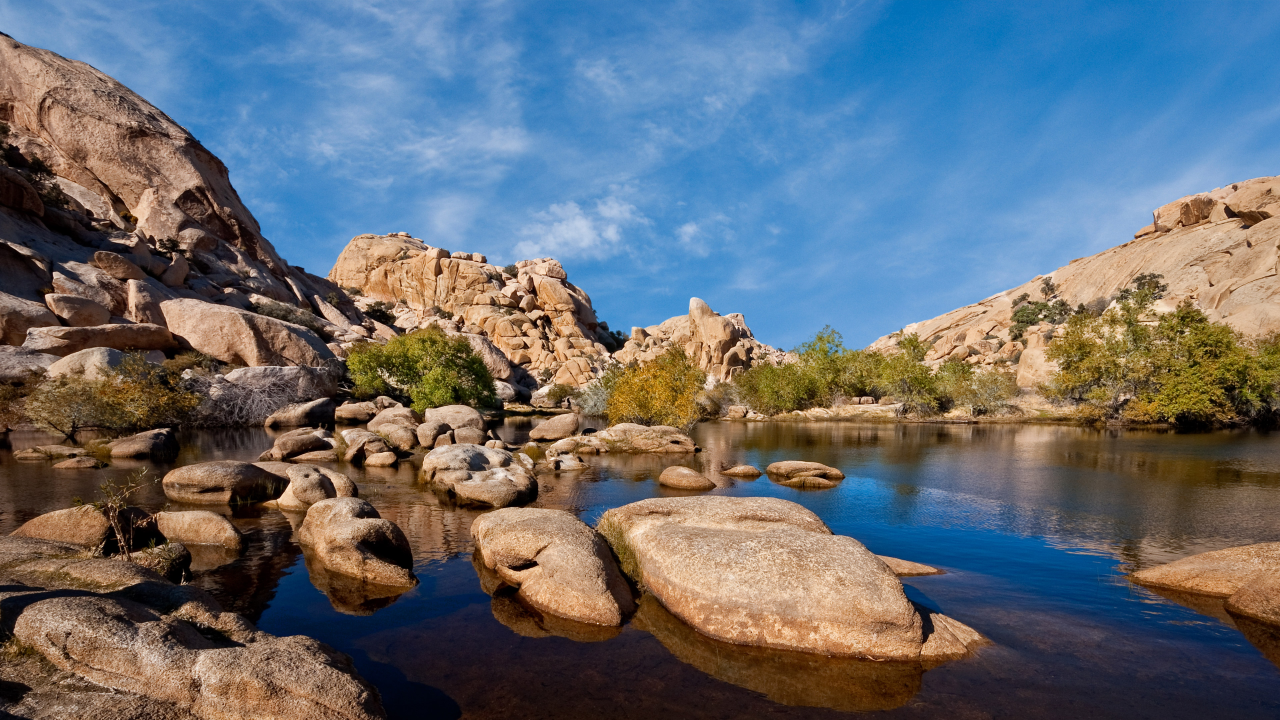
#> input picture 134256573812053395.jpg, 3840 x 2160 px (shown at 1/3 size)
$ python 46.py
#> lines starting #> are read from the running program, lines starting #| are printed output that depends on the picture; after the words box and inside, x2 and y2 are one past the last pixel; in counts of white or black regions, pixels touching at a corner belong together
import cv2

image = cv2.imread("134256573812053395.jpg")
#> image is the input picture: shape (2160, 3840, 3); mean B, G, R 115.2, 107.9, 101.9

image = cv2.resize(image, (800, 450))
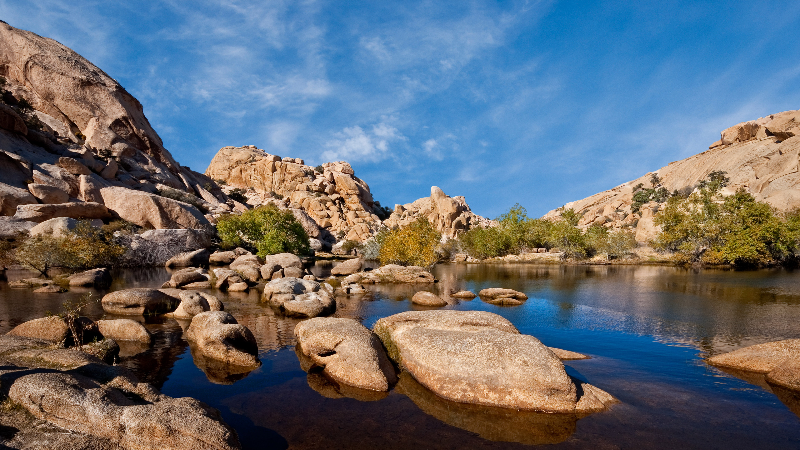
#> image: shape (450, 800, 3); mean B, G, R 115.1, 107.8, 101.8

gray = cv2.cvtColor(image, cv2.COLOR_BGR2GRAY)
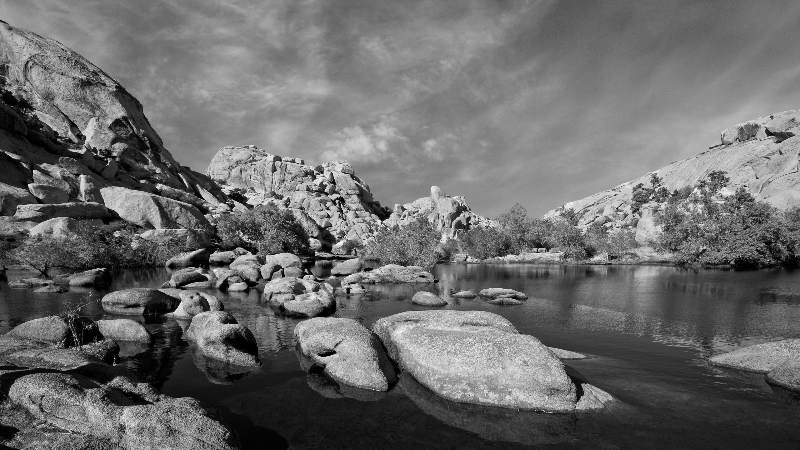
#> gray: shape (450, 800); min 0, max 251, mean 106.8

threshold = cv2.threshold(gray, 127, 255, cv2.THRESH_BINARY)

cv2.imshow("Grayscale", gray)
cv2.imshow("Threshold", threshold[1])
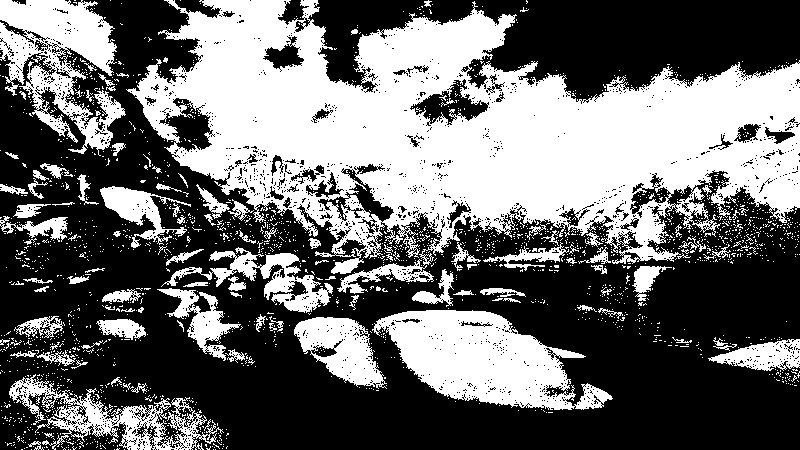
#> window 'Threshold': shape (450, 800); 42.2% white; 2036 white regions (1924 under 20 px), largest, box (x1, y1, x2, y2) and area: (126, 0, 800, 274) 96850, (372, 310, 613, 410) 13191, (0, 0, 126, 156) 9381

cv2.waitKey(0)
cv2.destroyAllWindows()

$ run again, with ChatGPT Image Oct 14, 2026, 11_23_27 AM.png saved as 134256573812053395.jpg
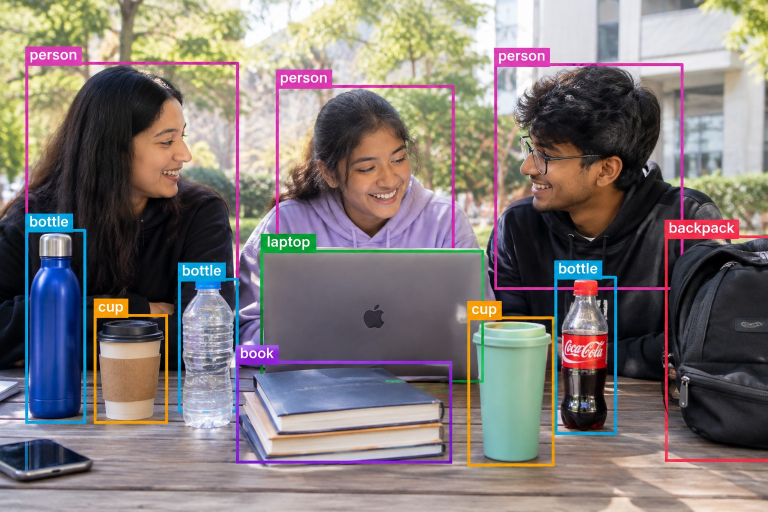
#> input picture ChatGPT Image Oct 14, 2026, 11_23_27 AM.png, 1536 x 1024 px (shown at 1/2 size)
#> image is the input picture: shape (1024, 1536, 3); mean B, G, R 119.9, 121.1, 129.1
#> image: shape (450, 800, 3)
#> `gray = cv2.cvtColor(image, cv2.COLOR_BGR2GRAY)`:
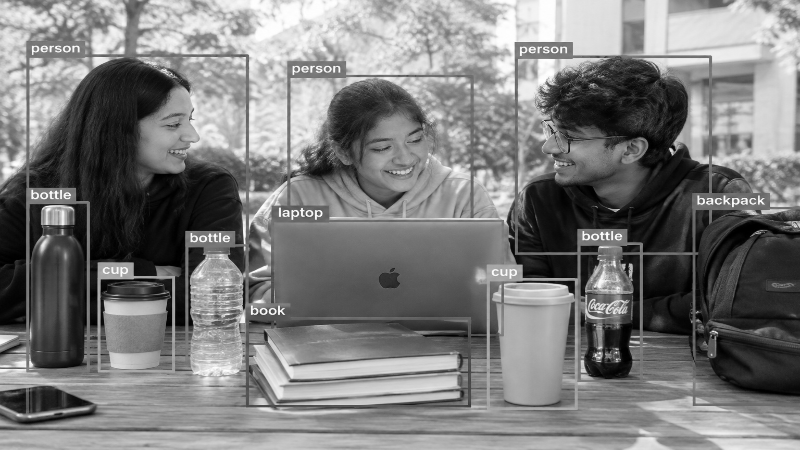
#> gray: shape (450, 800); min 0, max 255, mean 123.3
#> `cv2.imshow("Threshold", threshold[1])`:
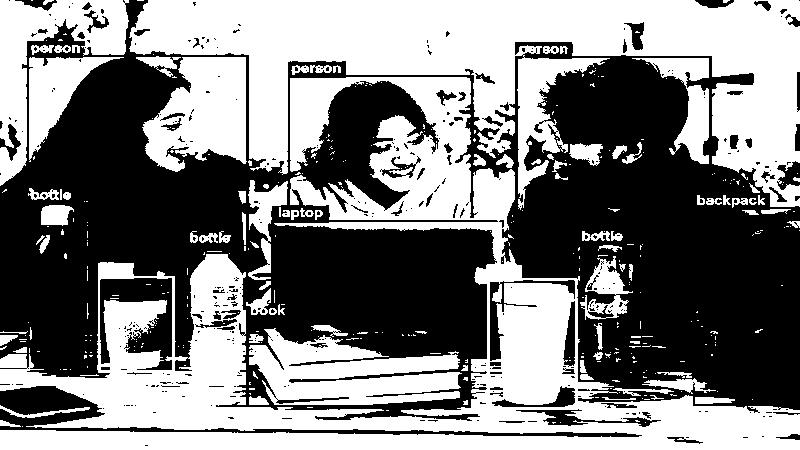
#> window 'Threshold': shape (450, 800); 50.1% white; 363 black regions (295 under 20 px), largest, box (x1, y1, x2, y2) and area: (0, 0, 800, 421) 162409, (0, 386, 642, 437) 4867, (100, 278, 172, 370) 3457
